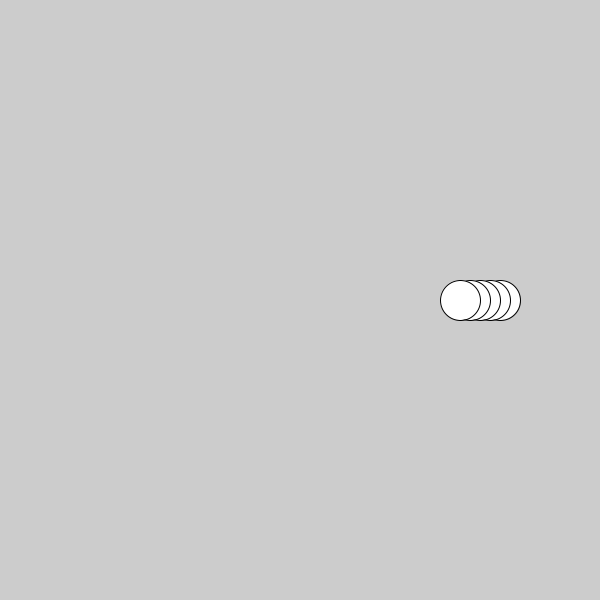
Frame 1 (no input)
Frame 60 (the mouse pressed at the canvas centre just before this capture): identical to frame 1, image omitted
Frame 120 (the mouse held since frame 60 and released just before this capture): identical to frame 1, image omitted

The Processing sketch that drew this single still picture (run headless with seeded random() and noise(); from frame 60 on, the mouse is pressed at the canvas centre):

// Processing sketch: sketch_2366570346f
// ── sketch_2366570346f.pde


void setup(){
size(600,600);
vierkant(500,300,40,40);
}

void draw(){

}

void vierkant(int x,int y,int w,int h){
 
  ellipse(x - 0,y,w,h);
  ellipse(x - 10,y,w,h);
  ellipse(x - 20,y,w,h);
  ellipse(x - 30,y,w,h);
  ellipse(x - 40,y,w,h);
}
